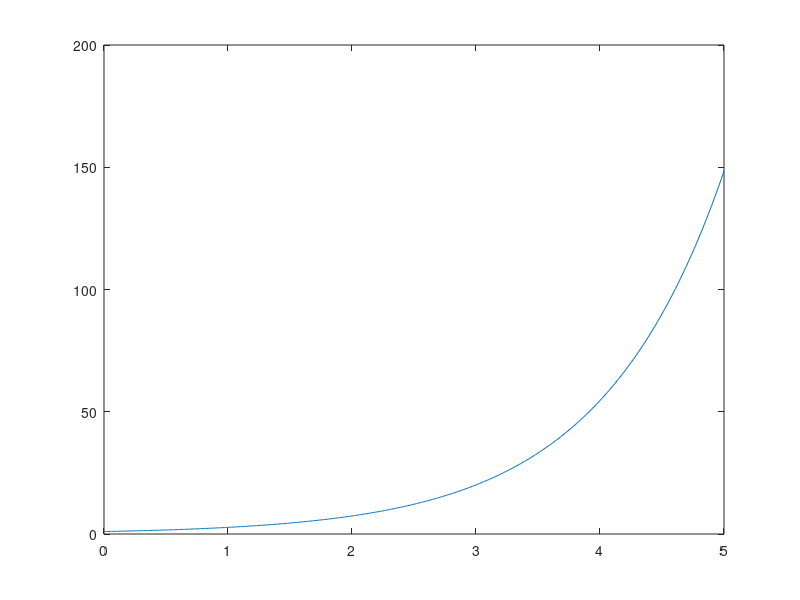
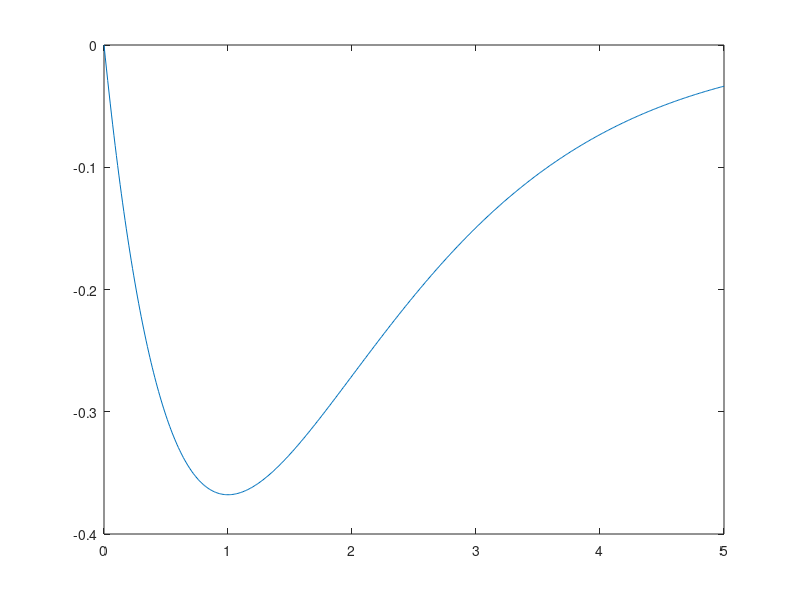
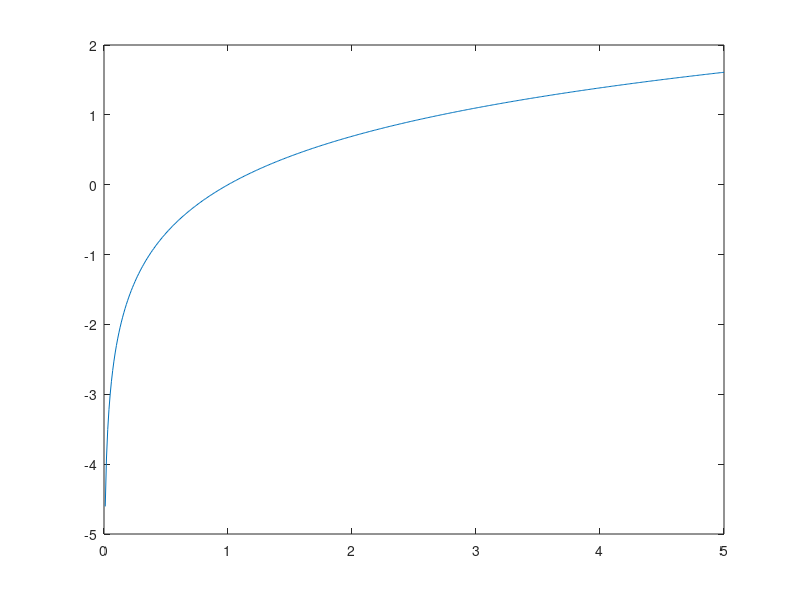
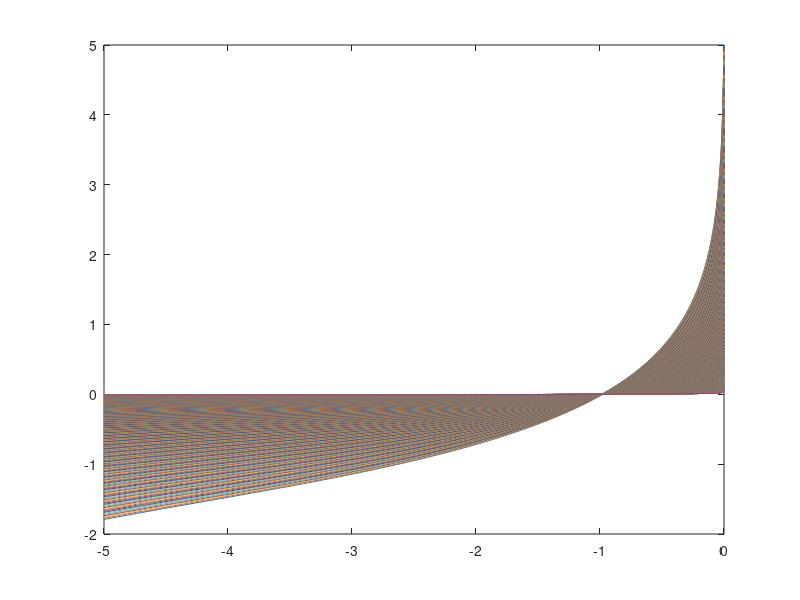

Write MATLAB code to recreate these figures, in order.
close all
clear

f = -5:0.01:0;
t = 0:0.01:5;
rho = exp(t);
plot(t,rho);
figure
z = -log(rho)./rho;
plot(t,z);
figure
x = log(t);
plot(t,x);
figure
phi = -1./rho'*log(1./rho-f);
plot(f',phi');
figure
phi = -1./rho'*log(1-rho.*f);
% phi = -1./rho'*(log(1./rho-f)+log(rho));
plot(ones(1,size(phi,1)).*f',phi');
figure
[x,y] = meshgrid(0:0.1:10,-10:0.1:0);
pof = -1./exp(x).*log(-exp(x).*y);
mesh(x,y,pof)